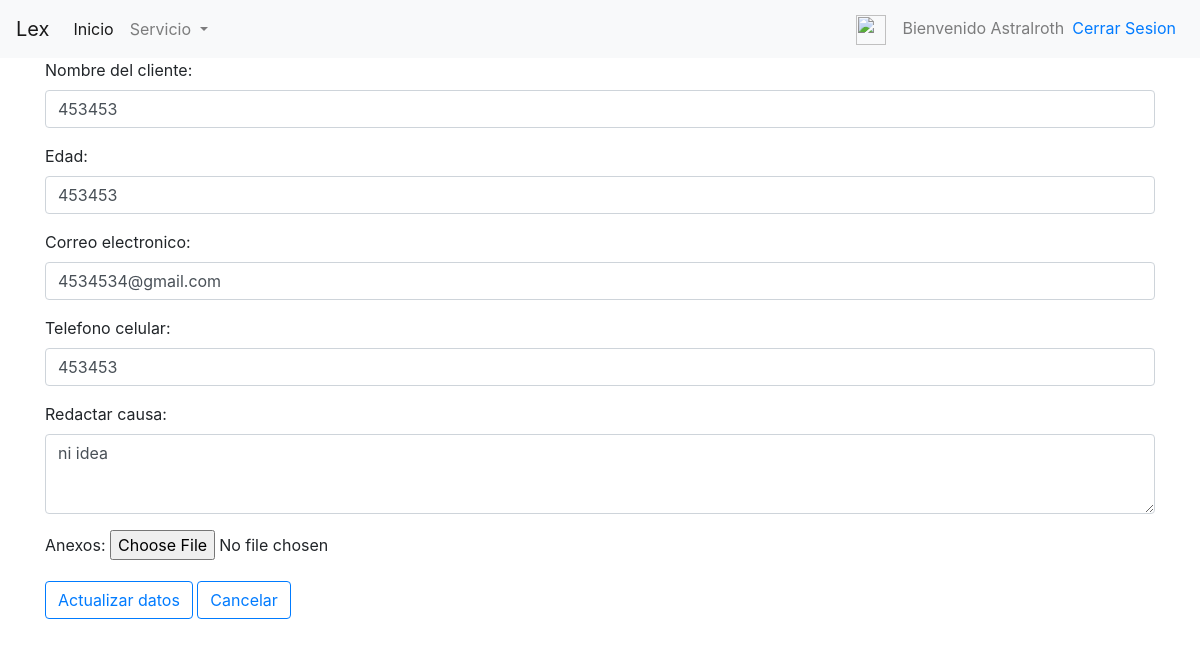
The app's page /service/edit/1 (signed in) with its own data.
### core/models.py (models this page shows)
class Servicio(models.Model):
    cliente=models.ForeignKey('auth.User', on_delete=models.CASCADE, default='1')
    first_name=models.CharField('Nombre',max_length=30,blank=True,null=True)
    age=models.IntegerField('Edad',blank=True,null=True)
    email=models.EmailField('Correo electronico',max_length=254, blank=True, null=True)
    phone=models.CharField('Telefono',max_length=12, blank=True, null=True)
    cause=models.TextField('Redactar Causa',max_length=254, blank=True,null=True)
    files=models.FileField('Anexos',blank=True, null=True)

### core/views.py (the view)
# urls.py: path('service/edit/<int:pk>',views.editar_solicitud, name='service_edit'),
def editar_solicitud(request,pk):
    servicio=get_object_or_404(Servicio, id=pk)
    if request.method=='POST':
        form=SolicitarServicioForm(request.POST, instance=servicio)
        if form.is_valid():
            form.save()
    else:
        datos={
            'form':SolicitarServicioForm(instance=servicio)
        }
    if request.user.is_authenticated==True:
        return render(request, 'core/consultar_servicio.html', datos)
    else:
        return redirect('login')

### core/forms.py
class SolicitarServicioForm(forms.ModelForm):
    first_name=forms.CharField(widget=forms.TextInput(attrs={'class':'form-control'}),label="Nombre del cliente")
    age=forms.IntegerField(widget=forms.NumberInput(attrs={'class':'form-control'}), label="Edad")
    email=forms.EmailField(widget=forms.EmailInput(attrs={'class':'form-control'}),label="Correo electronico")
    phone=forms.CharField(widget=forms.NumberInput(attrs={'class':'form-control'}), label="Telefono celular")
    cause=forms.CharField(widget=forms.Textarea(attrs={'class':'form-control','style':'height: 80px'}), label="Redactar causa")
    class Meta:
        model = Servicio
        fields = ("first_name", "age", "email", "phone", "cause", "files")

### core/templates/core/consultar_servicio.html (shortened to what this page needs)
{% extends 'core/base.html' %}
{% block content %}
<form method="post">
    {{form.as_p}}
    <button type="submit" class="btn btn-outline-primary">Actualizar datos</button>
    <a class="btn btn-outline-primary" href="{% url 'service_view' %}">Cancelar</a>
</form>
{% endblock content %}

### core/templates/core/base.html (shortened to what this page needs)
{% load static %}
<!DOCTYPE html>
<html lang="en">
<head>
    <link rel="stylesheet" href="https://cdn.jsdelivr.net/npm/bootstrap@4.6.0/dist/css/bootstrap.min.css"
>
</head>
<body>
    <nav class="navbar navbar-expand-lg navbar-light bg-light">
        <a class="navbar-brand" href="{% url 'index' %}">Lex</a>
        <div class="collapse navbar-collapse" id="navbarSupportedContent">
            <ul class="navbar-nav mr-auto">
                <li class="nav-item active">
                    <a class="nav-link" href="{% url 'index' %}"> Inicio <span class="sr-only">(current)</span></a>
                </li>
                <li class="nav-item dropdown">
                    <a class="nav-link dropdown-toggle" href="#" id="navbarDropdown" role="button"
                        data-toggle="dropdown" aria-haspopup="true" aria-expanded="false">
                        Servicio
                    </a>
                </li>
            </ul>
            <ul class="navbar-nav">
                <a class="navbar-brand" href="{% url 'profile' %}"><img src="{% static 'core/profile_icon.png' %}" width="30" height="30" alt=""></a>
                <div class="navbar-text">Bienvenido {{user.username}}</div>
                <li class="nav-item">
                    <a class="nav-link text-primary" href="{% url 'logout' %}">   Cerrar Sesion</a>
                </li>
            </ul>
        </div>
    </nav>
    <div class="container">
        {% block content %}{% endblock content %}
    </div>
</body>
</html>

### records on screen
Servicio: first_name "453453", age "453453", email "4534534@gmail.com", phone "453453", cause "ni idea"

### other values on screen
{{ user.username }} "Astralroth"
